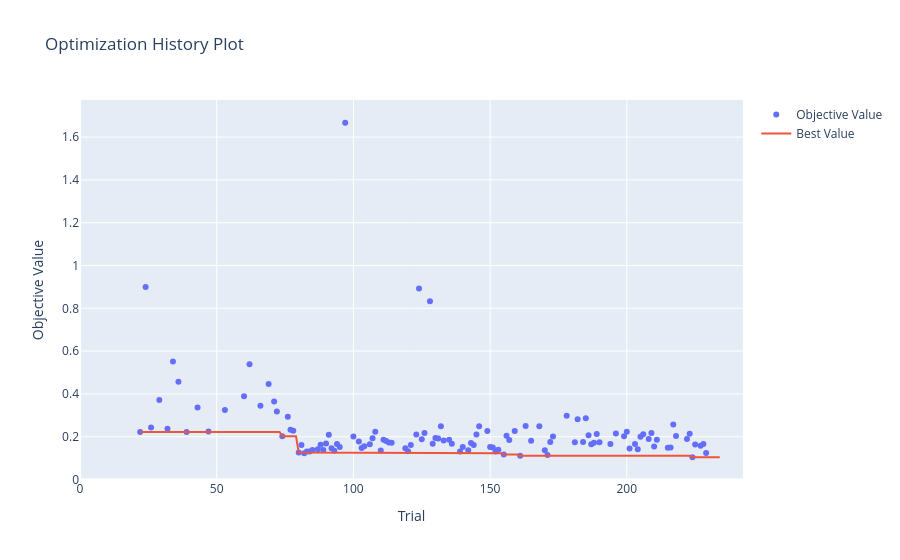

Notebook code cell kept with this figure:
### Code cell
# Plote a convergência dos objetivos
convergence_plot = ov.plot_optimization_history(study0)
convergence_plot.show()
